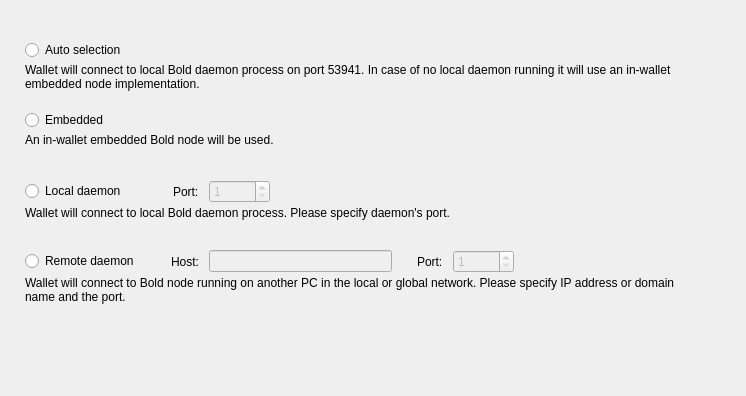
<?xml version="1.0" encoding="UTF-8"?>
<ui version="4.0">
 <class>ConnectionOptionsFrame</class>
 <widget class="QFrame" name="ConnectionOptionsFrame">
  <property name="geometry">
   <rect>
    <x>0</x>
    <y>0</y>
    <width>746</width>
    <height>396</height>
   </rect>
  </property>
  <property name="windowTitle">
   <string>Frame</string>
  </property>
  <property name="frameShape">
   <enum>QFrame::NoFrame</enum>
  </property>
  <property name="frameShadow">
   <enum>QFrame::Raised</enum>
  </property>
  <layout class="QVBoxLayout" name="verticalLayout_5">
   <property name="spacing">
    <number>0</number>
   </property>
   <property name="leftMargin">
    <number>25</number>
   </property>
   <property name="topMargin">
    <number>40</number>
   </property>
   <property name="rightMargin">
    <number>49</number>
   </property>
   <item>
    <widget class="QWidget" name="widget" native="true">
     <property name="sizePolicy">
      <sizepolicy hsizetype="Preferred" vsizetype="Fixed">
       <horstretch>0</horstretch>
       <verstretch>0</verstretch>
      </sizepolicy>
     </property>
     <property name="minimumSize">
      <size>
       <width>0</width>
       <height>70</height>
      </size>
     </property>
     <property name="maximumSize">
      <size>
       <width>16777215</width>
       <height>70</height>
      </size>
     </property>
     <layout class="QVBoxLayout" name="verticalLayout" stretch="0,1">
      <property name="spacing">
       <number>3</number>
      </property>
      <property name="leftMargin">
       <number>0</number>
      </property>
      <property name="topMargin">
       <number>0</number>
      </property>
      <property name="rightMargin">
       <number>0</number>
      </property>
      <property name="bottomMargin">
       <number>0</number>
      </property>
      <item>
       <widget class="QRadioButton" name="m_autoRadio">
        <property name="text">
         <string>Auto selection</string>
        </property>
        <attribute name="buttonGroup">
         <string notr="true">m_connectionButtonGroup</string>
        </attribute>
       </widget>
      </item>
      <item alignment="Qt::AlignTop">
       <widget class="WalletGui::WalletSmallGrayTextLabel" name="m_autoHelperLabel">
        <property name="text">
         <string>Wallet will connect to local Bold daemon process on port 53941. In case of no local daemon running it will use an in-wallet embedded node implementation.</string>
        </property>
        <property name="alignment">
         <set>Qt::AlignLeading|Qt::AlignLeft|Qt::AlignTop</set>
        </property>
        <property name="wordWrap">
         <bool>true</bool>
        </property>
        <property name="indent">
         <number>0</number>
        </property>
       </widget>
      </item>
     </layout>
    </widget>
   </item>
   <item>
    <widget class="QWidget" name="widget_2" native="true">
     <property name="sizePolicy">
      <sizepolicy hsizetype="Preferred" vsizetype="Fixed">
       <horstretch>0</horstretch>
       <verstretch>0</verstretch>
      </sizepolicy>
     </property>
     <property name="minimumSize">
      <size>
       <width>0</width>
       <height>70</height>
      </size>
     </property>
     <property name="maximumSize">
      <size>
       <width>16777215</width>
       <height>70</height>
      </size>
     </property>
     <layout class="QVBoxLayout" name="verticalLayout_2" stretch="0,1">
      <property name="spacing">
       <number>3</number>
      </property>
      <property name="leftMargin">
       <number>0</number>
      </property>
      <property name="topMargin">
       <number>0</number>
      </property>
      <property name="rightMargin">
       <number>0</number>
      </property>
      <property name="bottomMargin">
       <number>0</number>
      </property>
      <item>
       <widget class="QRadioButton" name="m_embeddedRadio">
        <property name="text">
         <string>Embedded</string>
        </property>
        <attribute name="buttonGroup">
         <string notr="true">m_connectionButtonGroup</string>
        </attribute>
       </widget>
      </item>
      <item alignment="Qt::AlignTop">
       <widget class="WalletGui::WalletSmallGrayTextLabel" name="m_embeddedHelperLabel">
        <property name="text">
         <string>An in-wallet embedded Bold node will be used.</string>
        </property>
        <property name="alignment">
         <set>Qt::AlignLeading|Qt::AlignLeft|Qt::AlignTop</set>
        </property>
        <property name="wordWrap">
         <bool>true</bool>
        </property>
        <property name="indent">
         <number>0</number>
        </property>
       </widget>
      </item>
     </layout>
    </widget>
   </item>
   <item>
    <widget class="QWidget" name="widget_3" native="true">
     <property name="sizePolicy">
      <sizepolicy hsizetype="Preferred" vsizetype="Fixed">
       <horstretch>0</horstretch>
       <verstretch>0</verstretch>
      </sizepolicy>
     </property>
     <property name="minimumSize">
      <size>
       <width>0</width>
       <height>70</height>
      </size>
     </property>
     <property name="maximumSize">
      <size>
       <width>16777215</width>
       <height>70</height>
      </size>
     </property>
     <layout class="QVBoxLayout" name="verticalLayout_3" stretch="0,1">
      <property name="spacing">
       <number>3</number>
      </property>
      <property name="leftMargin">
       <number>0</number>
      </property>
      <property name="topMargin">
       <number>0</number>
      </property>
      <property name="rightMargin">
       <number>0</number>
      </property>
      <property name="bottomMargin">
       <number>0</number>
      </property>
      <item>
       <layout class="QHBoxLayout" name="horizontalLayout">
        <property name="spacing">
         <number>10</number>
        </property>
        <item>
         <widget class="QRadioButton" name="m_localRadio">
          <property name="text">
           <string>Local daemon</string>
          </property>
          <attribute name="buttonGroup">
           <string notr="true">m_connectionButtonGroup</string>
          </attribute>
         </widget>
        </item>
        <item>
         <spacer name="horizontalSpacer">
          <property name="orientation">
           <enum>Qt::Horizontal</enum>
          </property>
          <property name="sizeType">
           <enum>QSizePolicy::Fixed</enum>
          </property>
          <property name="sizeHint" stdset="0">
           <size>
            <width>37</width>
            <height>20</height>
           </size>
          </property>
         </spacer>
        </item>
        <item>
         <widget class="QLabel" name="label">
          <property name="text">
           <string>Port:</string>
          </property>
         </widget>
        </item>
        <item alignment="Qt::AlignVCenter">
         <widget class="QSpinBox" name="m_localPortSpin">
          <property name="enabled">
           <bool>false</bool>
          </property>
          <property name="minimum">
           <number>1</number>
          </property>
          <property name="maximum">
           <number>65535</number>
          </property>
          <property name="value">
           <number>1</number>
          </property>
         </widget>
        </item>
        <item>
         <spacer name="horizontalSpacer_2">
          <property name="orientation">
           <enum>Qt::Horizontal</enum>
          </property>
          <property name="sizeHint" stdset="0">
           <size>
            <width>40</width>
            <height>20</height>
           </size>
          </property>
         </spacer>
        </item>
       </layout>
      </item>
      <item alignment="Qt::AlignTop">
       <widget class="WalletGui::WalletSmallGrayTextLabel" name="m_localHelperLabel">
        <property name="text">
         <string>Wallet will connect to local Bold daemon process. Please specify daemon's port.</string>
        </property>
        <property name="alignment">
         <set>Qt::AlignLeading|Qt::AlignLeft|Qt::AlignTop</set>
        </property>
        <property name="wordWrap">
         <bool>true</bool>
        </property>
        <property name="indent">
         <number>0</number>
        </property>
       </widget>
      </item>
     </layout>
    </widget>
   </item>
   <item>
    <widget class="QWidget" name="widget_4" native="true">
     <property name="sizePolicy">
      <sizepolicy hsizetype="Preferred" vsizetype="Fixed">
       <horstretch>0</horstretch>
       <verstretch>0</verstretch>
      </sizepolicy>
     </property>
     <property name="minimumSize">
      <size>
       <width>0</width>
       <height>70</height>
      </size>
     </property>
     <property name="maximumSize">
      <size>
       <width>16777215</width>
       <height>70</height>
      </size>
     </property>
     <layout class="QVBoxLayout" name="verticalLayout_4" stretch="0,1">
      <property name="spacing">
       <number>3</number>
      </property>
      <property name="leftMargin">
       <number>0</number>
      </property>
      <property name="topMargin">
       <number>0</number>
      </property>
      <property name="rightMargin">
       <number>0</number>
      </property>
      <property name="bottomMargin">
       <number>0</number>
      </property>
      <item>
       <layout class="QHBoxLayout" name="horizontalLayout_2">
        <property name="spacing">
         <number>10</number>
        </property>
        <item>
         <widget class="QRadioButton" name="m_remoteRadio">
          <property name="text">
           <string>Remote daemon</string>
          </property>
          <attribute name="buttonGroup">
           <string notr="true">m_connectionButtonGroup</string>
          </attribute>
         </widget>
        </item>
        <item>
         <spacer name="horizontalSpacer_3">
          <property name="orientation">
           <enum>Qt::Horizontal</enum>
          </property>
          <property name="sizeType">
           <enum>QSizePolicy::Fixed</enum>
          </property>
          <property name="sizeHint" stdset="0">
           <size>
            <width>22</width>
            <height>20</height>
           </size>
          </property>
         </spacer>
        </item>
        <item>
         <widget class="QLabel" name="label_2">
          <property name="text">
           <string>Host:</string>
          </property>
         </widget>
        </item>
        <item>
         <widget class="QLineEdit" name="m_remoteHostEdit">
          <property name="enabled">
           <bool>false</bool>
          </property>
         </widget>
        </item>
        <item>
         <spacer name="horizontalSpacer_5">
          <property name="orientation">
           <enum>Qt::Horizontal</enum>
          </property>
          <property name="sizeType">
           <enum>QSizePolicy::Fixed</enum>
          </property>
          <property name="sizeHint" stdset="0">
           <size>
            <width>15</width>
            <height>20</height>
           </size>
          </property>
         </spacer>
        </item>
        <item>
         <widget class="QLabel" name="label_3">
          <property name="text">
           <string>Port:</string>
          </property>
         </widget>
        </item>
        <item alignment="Qt::AlignVCenter">
         <widget class="QSpinBox" name="m_remotePortSpin">
          <property name="enabled">
           <bool>false</bool>
          </property>
          <property name="minimum">
           <number>1</number>
          </property>
          <property name="maximum">
           <number>65535</number>
          </property>
          <property name="value">
           <number>1</number>
          </property>
         </widget>
        </item>
        <item>
         <spacer name="horizontalSpacer_4">
          <property name="orientation">
           <enum>Qt::Horizontal</enum>
          </property>
          <property name="sizeHint" stdset="0">
           <size>
            <width>40</width>
            <height>20</height>
           </size>
          </property>
         </spacer>
        </item>
       </layout>
      </item>
      <item alignment="Qt::AlignTop">
       <widget class="WalletGui::WalletSmallGrayTextLabel" name="m_remoteHelperLabel">
        <property name="text">
         <string>Wallet will connect to Bold node running on another PC in the local or global network. Please specify IP address or domain name and the port.</string>
        </property>
        <property name="alignment">
         <set>Qt::AlignLeading|Qt::AlignLeft|Qt::AlignTop</set>
        </property>
        <property name="wordWrap">
         <bool>true</bool>
        </property>
        <property name="indent">
         <number>0</number>
        </property>
       </widget>
      </item>
     </layout>
    </widget>
   </item>
   <item>
    <spacer name="verticalSpacer">
     <property name="orientation">
      <enum>Qt::Vertical</enum>
     </property>
     <property name="sizeHint" stdset="0">
      <size>
       <width>665</width>
       <height>61</height>
      </size>
     </property>
    </spacer>
   </item>
  </layout>
 </widget>
 <customwidgets>
  <customwidget>
   <class>WalletGui::WalletSmallGrayTextLabel</class>
   <extends>QLabel</extends>
   <header>Gui/Common/WalletTextLabel.h</header>
  </customwidget>
 </customwidgets>
 <resources/>
 <connections>
  <connection>
   <sender>m_remoteHostEdit</sender>
   <signal>textChanged(QString)</signal>
   <receiver>ConnectionOptionsFrame</receiver>
   <slot>remoteHostNameChanged(QString)</slot>
   <hints>
    <hint type="sourcelabel">
     <x>390</x>
     <y>319</y>
    </hint>
    <hint type="destinationlabel">
     <x>372</x>
     <y>197</y>
    </hint>
   </hints>
  </connection>
  <connection>
   <sender>m_connectionButtonGroup</sender>
   <signal>buttonClicked(int)</signal>
   <receiver>ConnectionOptionsFrame</receiver>
   <slot>connectionButtonClicked(int)</slot>
   <hints>
    <hint type="sourcelabel">
     <x>-1</x>
     <y>-1</y>
    </hint>
    <hint type="destinationlabel">
     <x>372</x>
     <y>197</y>
    </hint>
   </hints>
  </connection>
  <connection>
   <sender>m_remoteRadio</sender>
   <signal>toggled(bool)</signal>
   <receiver>m_remoteHostEdit</receiver>
   <slot>setEnabled(bool)</slot>
   <hints>
    <hint type="sourcelabel">
     <x>88</x>
     <y>264</y>
    </hint>
    <hint type="destinationlabel">
     <x>312</x>
     <y>263</y>
    </hint>
   </hints>
  </connection>
  <connection>
   <sender>m_remoteRadio</sender>
   <signal>toggled(bool)</signal>
   <receiver>m_remotePortSpin</receiver>
   <slot>setEnabled(bool)</slot>
   <hints>
    <hint type="sourcelabel">
     <x>88</x>
     <y>264</y>
    </hint>
    <hint type="destinationlabel">
     <x>498</x>
     <y>263</y>
    </hint>
   </hints>
  </connection>
  <connection>
   <sender>m_localRadio</sender>
   <signal>toggled(bool)</signal>
   <receiver>m_localPortSpin</receiver>
   <slot>setEnabled(bool)</slot>
   <hints>
    <hint type="sourcelabel">
     <x>81</x>
     <y>194</y>
    </hint>
    <hint type="destinationlabel">
     <x>270</x>
     <y>193</y>
    </hint>
   </hints>
  </connection>
 </connections>
 <slots>
  <slot>remoteHostNameChanged(QString)</slot>
  <slot>connectionButtonClicked(int)</slot>
 </slots>
 <buttongroups>
  <buttongroup name="m_connectionButtonGroup"/>
 </buttongroups>
</ui>
